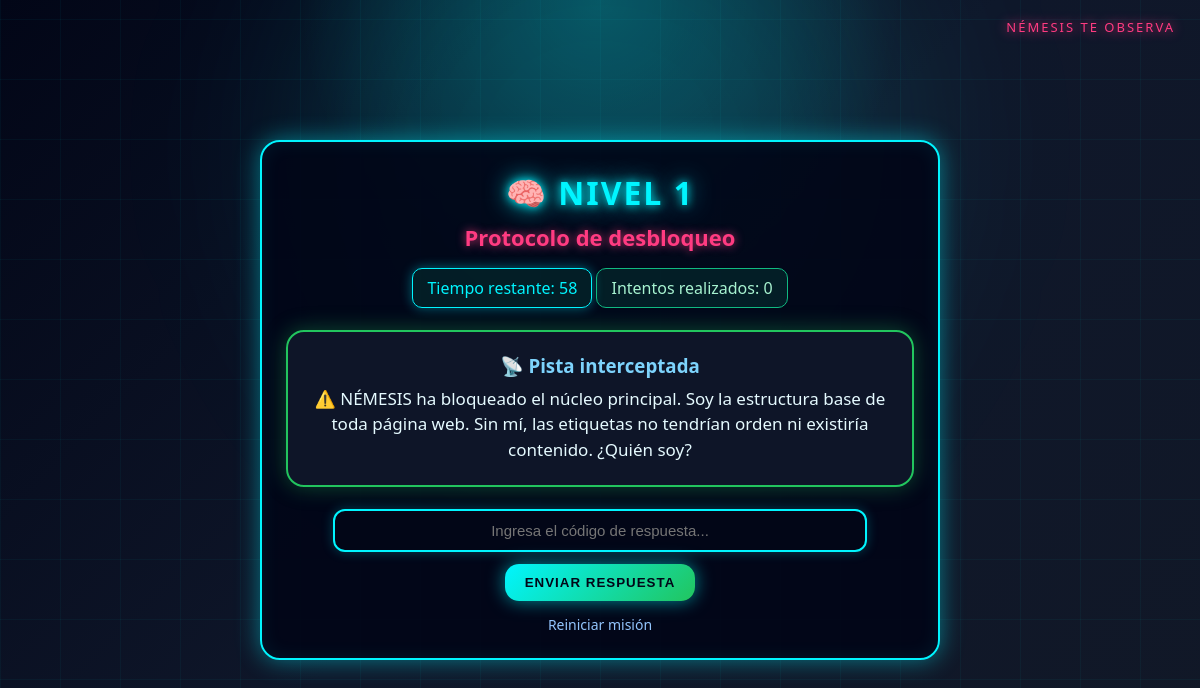
The app's page /juego.php, older data.
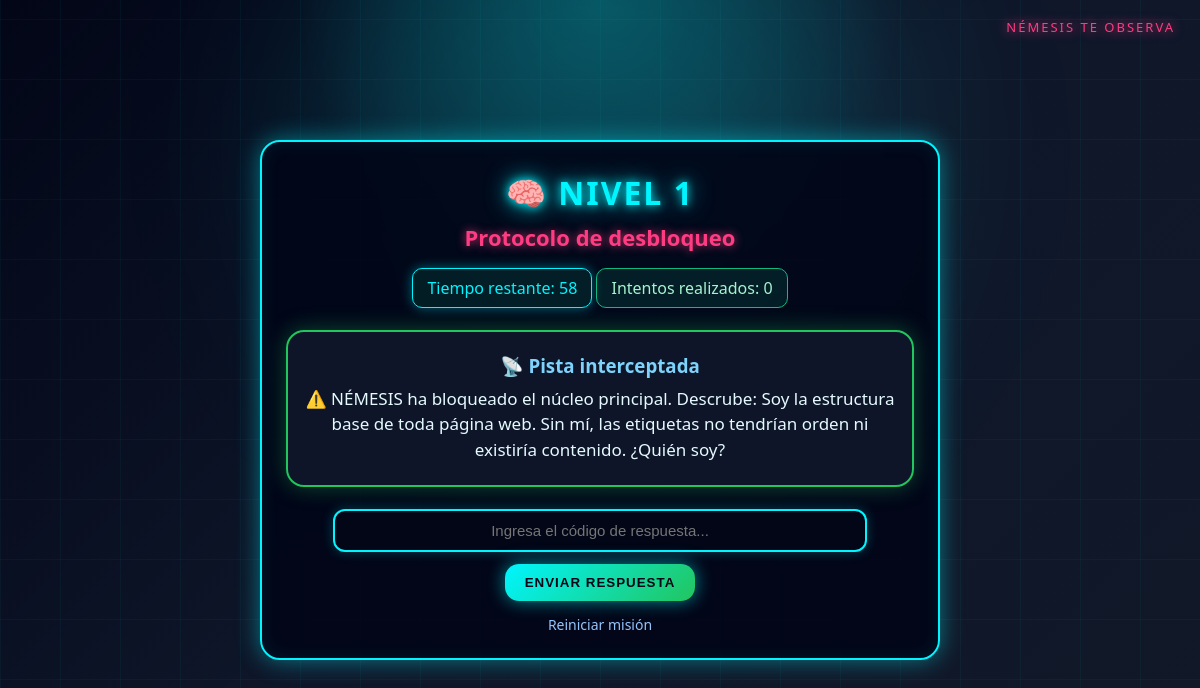
The same page, newer data.
### tables this page shows
CREATE TABLE pistas (
    id INT AUTO_INCREMENT PRIMARY KEY,
    pregunta TEXT NOT NULL,
    respuesta VARCHAR(100) NOT NULL,
    mensaje_exito TEXT NOT NULL,
    orden INT NOT NULL
);

### juego.php (the view, shortened to what this page needs)
<?php
include("conexion.php");
$nivel = $_SESSION["nivel"];
$sql = "SELECT * FROM pistas WHERE orden = $nivel";
$resultado = $conexion->query($sql);
$pista = $resultado->fetch_assoc();
?>
<!DOCTYPE html>
<html lang="es">
<head>
    <link rel="stylesheet" href="estilos.css?v=999">
</head>
<body>
<div class="ojo-nemesis">NÉMESIS TE OBSERVA</div>
    <div class="contenedor nivel-<?php echo $nivel; ?>">
        <h1>🧠 NIVEL <?php echo $nivel; ?></h1>
        <h2>Protocolo de desbloqueo</h2>
        <div id="temporizador">Tiempo restante: 60</div>
        <div class="estado-sistema">
            Intentos realizados: <?php echo $_SESSION["intentos"]; ?>
        </div>
        <div class="pista">
            <h3>📡 Pista interceptada</h3>
            <p><?php echo $pista["pregunta"]; ?></p>
        </div>
        <form method="POST" onsubmit="return validarFormulario();">
            <input
                type="text"
                name="respuesta"
                id="respuesta"
                placeholder="Ingresa el código de respuesta..."
                autocomplete="off"
            >
            <button type="submit">
                ENVIAR RESPUESTA
            </button>
        </form>
        <a href="index.php" class="volver">
            Reiniciar misión
        </a>
    </div>
</body>
</html>

Row changes from the older to the newer data that the page shows:
changed pistas: pregunta "…bloqueado el núcleo principal. Soy la estructura base…" → "…bloqueado el núcleo principal. Descrube: Soy la estructura base…"
